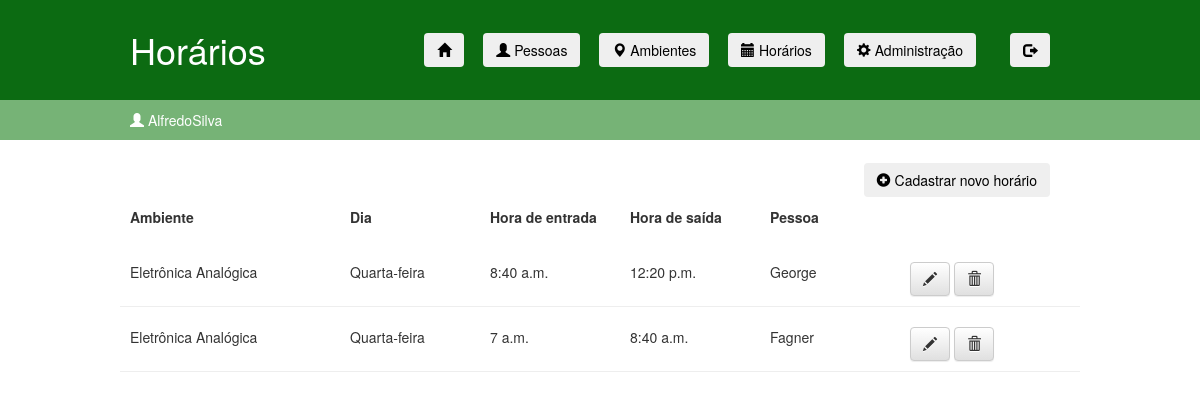
Page /EA/specific_schedules.html (signed in) on the earlier database version.
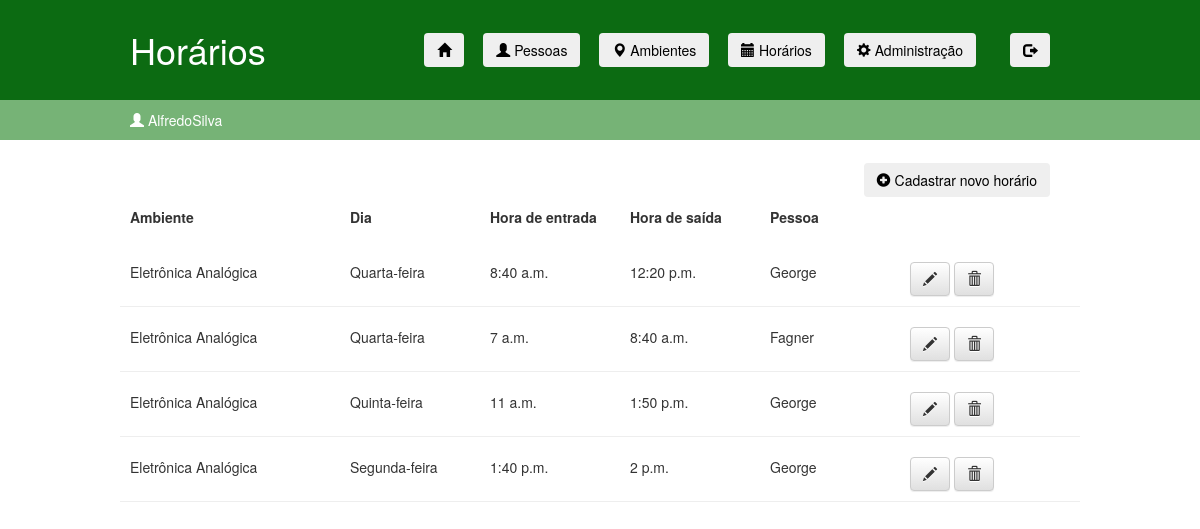
Same page on the later database version.
### ifaccapp/models.py (models this page shows, shortened)
class Schedule(models.Model):
    DOMINGO = 'Domingo'
    SEGUNDA = 'Segunda-feira'
    TERCA = 'Terça-feira'
    QUARTA = 'Quarta-feira'
    QUINTA = 'Quinta-feira'
    SEXTA = 'Sexta-feira'
    SABADO = 'Sábado'
    DAY_CHOICES = (
        (DOMINGO, 'Domingo'),
        (SEGUNDA, 'Segunda-feira'),
        (TERCA, 'Terça-feira'),
        (QUARTA, 'Quarta-feira'),
        (QUINTA, 'Quinta-feira'),
        (SEXTA, 'Sexta-feira'),
        (SABADO, 'Sábado'),
    )
    day = models.TextField(null=True, max_length=50, choices=DAY_CHOICES, verbose_name="Dia")
    entryTime = models.TimeField(null=True, verbose_name="Hora de entrada")
    exitTime = models.TimeField(null=True, verbose_name="Hora de saída")
    person = models.ForeignKey('Person', on_delete=models.CASCADE, verbose_name="Pessoa")
    ambient = models.ForeignKey('Ambient', on_delete=models.CASCADE, verbose_name="Ambiente")

class Ambient(models.Model):
    COORDENACAO = "Coordenação"
    SALA = "Sala"
    LABORATORIO = "Laboratório"
    TYPE_CHOICES = (
        (COORDENACAO, 'Coordenação'),
        (SALA, 'Sala'),
        (LABORATORIO, 'Laboratório'),
    )
    type = models.TextField(null=True, max_length=50, choices=TYPE_CHOICES, verbose_name="Tipo de ambiente")
    name = models.CharField(null=True, max_length=100, verbose_name="Nome")
    ID = models.CharField(primary_key=True, max_length=50)
    IP = models.CharField(null=True, max_length=15, verbose_name="IP")
    mask = models.CharField(null=True, max_length=15, verbose_name="Máscara")
    def __str__(self):
        return self.name

class Person(models.Model):
    name = models.CharField(null=True, max_length=100, verbose_name="Nome")
    registration = models.BigIntegerField(primary_key=True, verbose_name="Matrícula")  # matrícula
    tag = models.CharField(null=True, max_length=100)
    def __str__(self):
        return self.name

### ifaccapp/views.py (the view)
# urls.py: path('<str:pk>/specific_schedules.html', views.view_specific_schedules, name='view_specific_schedules'),
@login_required(redirect_field_name = None, login_url='/login.html')
def view_specific_schedules(request, pk):
    schedules = Schedule.objects.filter(ambient=pk)
    return render(request, 'ifaccapp/specific_schedules.html', {'schedules': schedules})

### ifaccapp/templates/ifaccapp/specific_schedules.html (shortened to what the changed rows need)
<!DOCTYPE html>
{% load static %}
<html lang="pt-br">
    <head>
        <link rel="stylesheet" href="https://maxcdn.bootstrapcdn.com/bootstrap/3.2.0/css/bootstrap.min.css">
        <link rel="stylesheet" href="https://maxcdn.bootstrapcdn.com/bootstrap/3.2.0/css/bootstrap-theme.min.css">
        <link rel="stylesheet" href="{% static 'css/ifaccapp.css' %}">
    </head>
    <body>
        <div class="page-header" style="border: none">
            <div class="linha">
                <header>
                    <div class="coluna col3">
                        <h1 class="logo">Horários</h1>
                    </div>
                </header>
            </div>
        </div>
        <div class="content-specific-schedule">
            {% if schedules.count != 0 %}
                {% for schedule in schedules %}
                    <div class="linha" style="padding: 20px 0 10px 0; border-bottom: 1px solid #eee">
                        <div class="coluna col3">
                            {{ schedule.ambient }}
                        </div>
                        <div class="coluna col2">
                            {{ schedule.day }}
                        </div>
                        <div class="coluna col2">
                            {{ schedule.entryTime }}
                        </div>
                        <div class="coluna col2">
                            {{ schedule.exitTime }}
                        </div>
                        <div class="coluna col2">
                            {{ schedule.person }}
                        </div>
                        <div class="coluna col2">
                            <a class="btn btn-default" href="{% url 'edit_schedule' pk=schedule.pk %}"><span class="glyphicon glyphicon-pencil"></span></a>
                            <a class="btn btn-default" href="{% url 'remove_schedule' pk=schedule.pk %}"><span class="glyphicon glyphicon-trash"></span></a>
                        </div>
                    </div>
                {% endfor %}
            {% endif %}
        </div>
    </body>
</html>

Differences in the rows shown:
added Schedule: ambient "Eletrônica Analógica", day "Quinta-feira", entryTime "11 a.m.", exitTime "1:50 p.m.", person "George"
added Schedule: ambient "Eletrônica Analógica", day "Segunda-feira", entryTime "1:40 p.m.", exitTime "2 p.m.", person "George"
